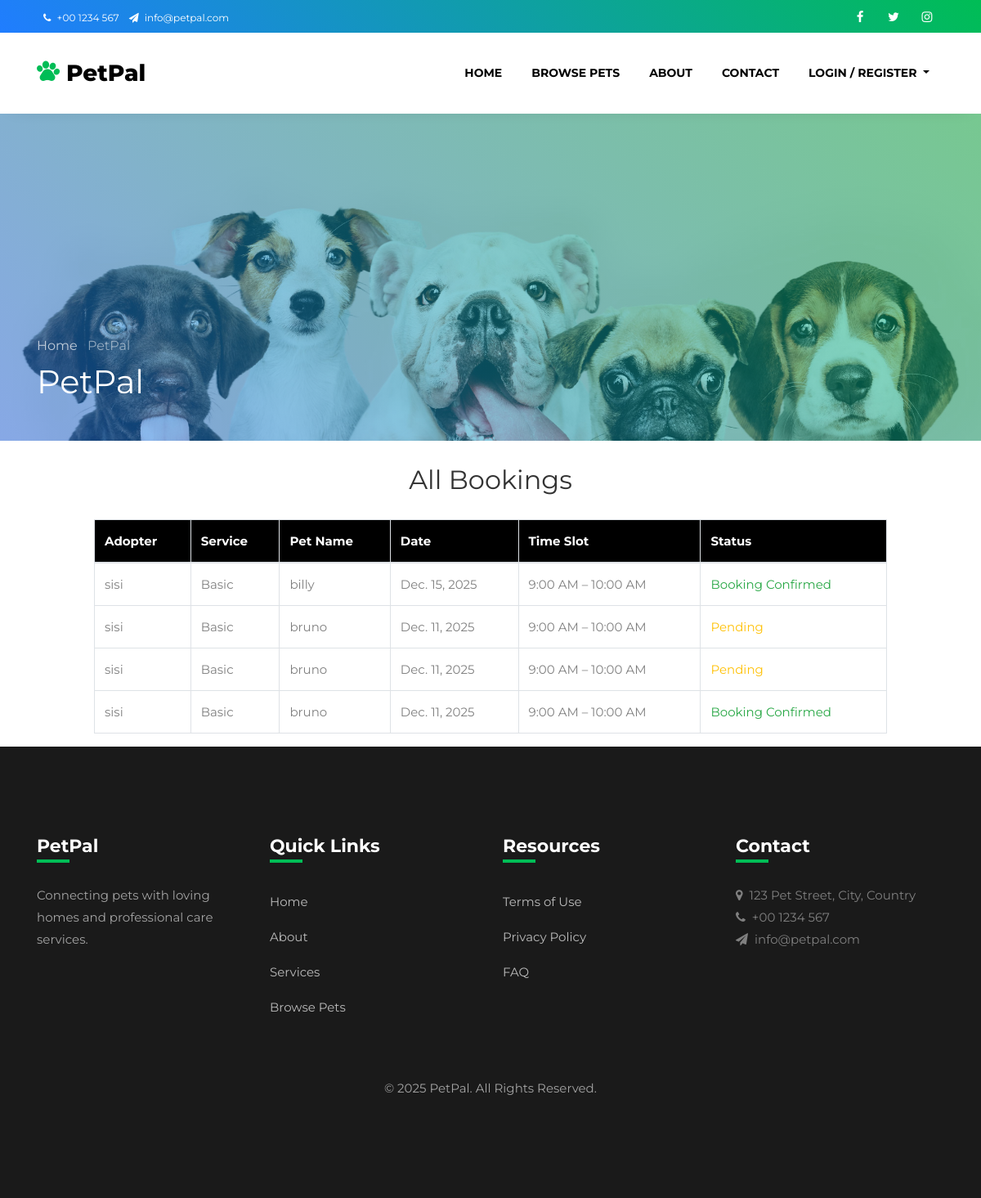
The page /groomingpet/bookings/ on the database its author committed.
### groomingpet/models.py (models this page shows, shortened)
class Appointment(models.Model):
    SERVICE_CHOICES = [
        ('Basic', 'Basic'),
        ('Basic + Hygiene', 'Basic + Hygiene'),
        ('Essential', 'Essential'),
        ('Advance', 'Advance'),
        ('Haircut', 'Haircut'),
    ]
    adopter = models.ForeignKey(User, on_delete=models.CASCADE)
    service = models.CharField(max_length=50, choices=SERVICE_CHOICES)
    pet_name = models.CharField(max_length=50)
    pet_type = models.CharField(max_length=50)
    date = models.DateField()
    time_slot = models.CharField(max_length=50)
    created_at = models.DateTimeField(auto_now_add=True)
    payment_method = models.CharField(max_length=20, null=True, blank=True)  # "online" or "cod"
    order_id = models.CharField(max_length=100, null=True, blank=True)       # Razorpay order ID OR COD_ID
    amount = models.IntegerField(null=True, blank=True)                       # Total price
    is_paid = models.BooleanField(default=False)                              # Payment status
    is_cancelled = models.BooleanField(default=False)

### groomingpet/views.py (the view)
# urls.py: path('bookings/', views.AllBookingsView, name='bookings'),
def AllBookingsView(request):
    bookings = Appointment.objects.all().order_by('-date', '-time_slot')
    return render(request, "bookings.html", {"bookings": bookings})

### adoption/context_processors.py (called while the page is built)
def wishlist_count(request):
    if request.user.is_authenticated:
        count = Wishlist.objects.filter(user=request.user).count()
    else:
        count = 0
    return {'favorites_count': count}

### users/context_processors.py (called while the page is built)
def user_role(request):
    if request.user.is_authenticated:
        try:
            profile = UserProfile.objects.get(user=request.user)
            return {'user_role': profile.role}
        except:
            return {'user_role': None}
    return {'user_role': None}

### templates/bookings.html
{% extends 'base.html' %}
{% block content %}
<h2 class="mt-4 text-center">All Bookings</h2>
<div class="container mt-4" style="max-width: 1000px;">
    <table class="table table-bordered">
        <thead style="background-color: black; color: white;">
            <tr>
                <th>Adopter</th>
                <th>Service</th>
                <th>Pet Name</th>
                <th>Date</th>
                <th>Time Slot</th>
                <th>Status</th>
            </tr>
        </thead>
        <tbody>
        {% for booking in bookings %}
            <tr>
                <td>{{ booking.adopter.username }}</td>
                <td>{{ booking.service }}</td>
                <td>{{ booking.pet_name }}</td>
                <td>{{ booking.date }}</td>
                <td>{{ booking.time_slot }}</td>
                <td>
                    {% if booking.is_paid %}
                        <span class="text-success">Booking Confirmed</span>
                    {% else %}
                        <span class="text-warning">Pending</span>
                    {% endif %}
                </td>
            </tr>
        {% empty %}
            <tr><td colspan="6" class="text-center">No bookings yet.</td></tr>
        {% endfor %}
        </tbody>
    </table>
</div>
{% endblock %}

### rows shown on the page
Appointment: adopter.username "sisi", service "Basic", pet_name "billy", date "Dec. 15, 2025", time_slot "9:00 AM – 10:00 AM", is_paid "Booking Confirmed"
Appointment: adopter.username "sisi", service "Basic", pet_name "bruno", date "Dec. 11, 2025", time_slot "9:00 AM – 10:00 AM", is_paid "Pending"
Appointment: adopter.username "sisi", service "Basic", pet_name "bruno", date "Dec. 11, 2025", time_slot "9:00 AM – 10:00 AM", is_paid "Pending"
Appointment: adopter.username "sisi", service "Basic", pet_name "bruno", date "Dec. 11, 2025", time_slot "9:00 AM – 10:00 AM", is_paid "Booking Confirmed"
